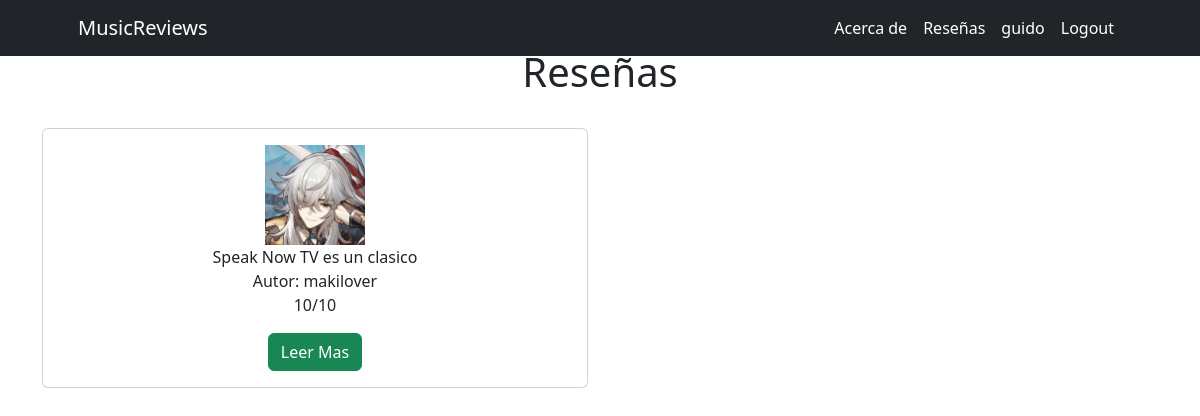
The page /reviewList (signed in) on the database its author committed.
### blog/models.py (models this page shows)
class review(models.Model):
    scorePick = (
        ('1','1'),
        ('2','2'),
        ('3','3'),
        ('4','4'),
        ('5','5'),
        ('6','6'),
        ('7','7'),
        ('8','8'),
        ('9','9'),
        ('10','10'),
        )
    titulo = models.CharField(max_length=200)
    album = models.CharField(max_length=200)
    review = models.TextField(null=True, blank=True)
    score = models.CharField(max_length=10, choices=scorePick, default='uno')
    fechaPublicacion = models.DateTimeField(auto_now_add=True)
    albumCover =  models.ImageField(null=True, blank=True, upload_to="img/")
    author = models.ForeignKey(
        settings.AUTH_USER_MODEL,
        on_delete=models.CASCADE,
        default=1
    )

### blog/views.py (the view)
# urls.py: path('reviewList', reviewList, name="ReviewList"),
@login_required
def reviewList(request):
    reviews = review.objects.all()
    return render(request, "blog/reviewList.html",{"reviews": reviews})

### blog/templates/blog/reviewList.html (shortened to what this page needs)
{% extends "blog/home.html" %}
{% load static %}
{% block contenido %}
<br>
<br>
<div class="container text-center">
    <h1>Reseñas</h1>
</div>
<br>
<div class="container text-center">
    <div class="row">
            {% for review in reviews %}
            <div class="col-sm-6 align-items-center">
              <div class="card">
                <div class="card-body">
                <img src="{{review.albumCover.url}}" class="" width="100px">
                <br>
                {{review.titulo}}
                <br>
                Autor: {{review.author }}
                <br>
                <p>{{review.score}}/10</p>
                <a href="{% url 'Review' review.titulo %}"><button type="submit" class="btn btn-success">Leer Mas</button></a>
                </div>
            </div>
            </div>
            {% endfor %}
    </div>
</div>
{% endblock %}

### blog/templates/blog/home.html (shortened to what this page needs)
<!DOCTYPE html>
<html lang="en">
<head>
    {% load static %}
    <link href="{% static 'blog/css/custom.css'%}" rel="stylesheet"/>
    <link href="{% static 'blog/css/bootstrap.min.css'%}" rel="stylesheet"/>
</head>
<body>
    <nav class="navbar navbar-expand-lg  fixed-top bg-dark" id="mainNav">
        <div class="container px-4 px-lg-5">
            <a class="navbar-brand navText" href="{% url 'Home' %}">MusicReviews</a>
            <div class="collapse navbar-collapse" id="navbarResponsive">
                <ul class="navbar-nav ms-auto">
                    <li class="nav-item"><a class="nav-link navText" href="{% url 'About' %}">Acerca de</a></li>
                    <li class="nav-item"><a class="nav-link navText" href="{% url 'ReviewList' %}">Reseñas</a></li>
                    <li class="nav-item"><a class="nav-link navText" href="{% url 'profile' %}">{{user.username}}</a></li>
                    <li class="nav-item"><a class="nav-link navText" href="{% url 'Logout' %}">Logout</a></li>
                </ul>
            </div>
        </div>
    </nav>
    <div class="contenido">
        {% block contenido %}{% endblock %}
    </div>
</body>
</html>

### blog/static/blog/css/custom.css (style rules this page uses)
.navText { color: white !important; }

### rows shown on the page
review: albumCover (picture), titulo "Speak Now TV es un clasico", author "makilover", score "10"

### other values the page prints
{{ user.username }} "guido"
